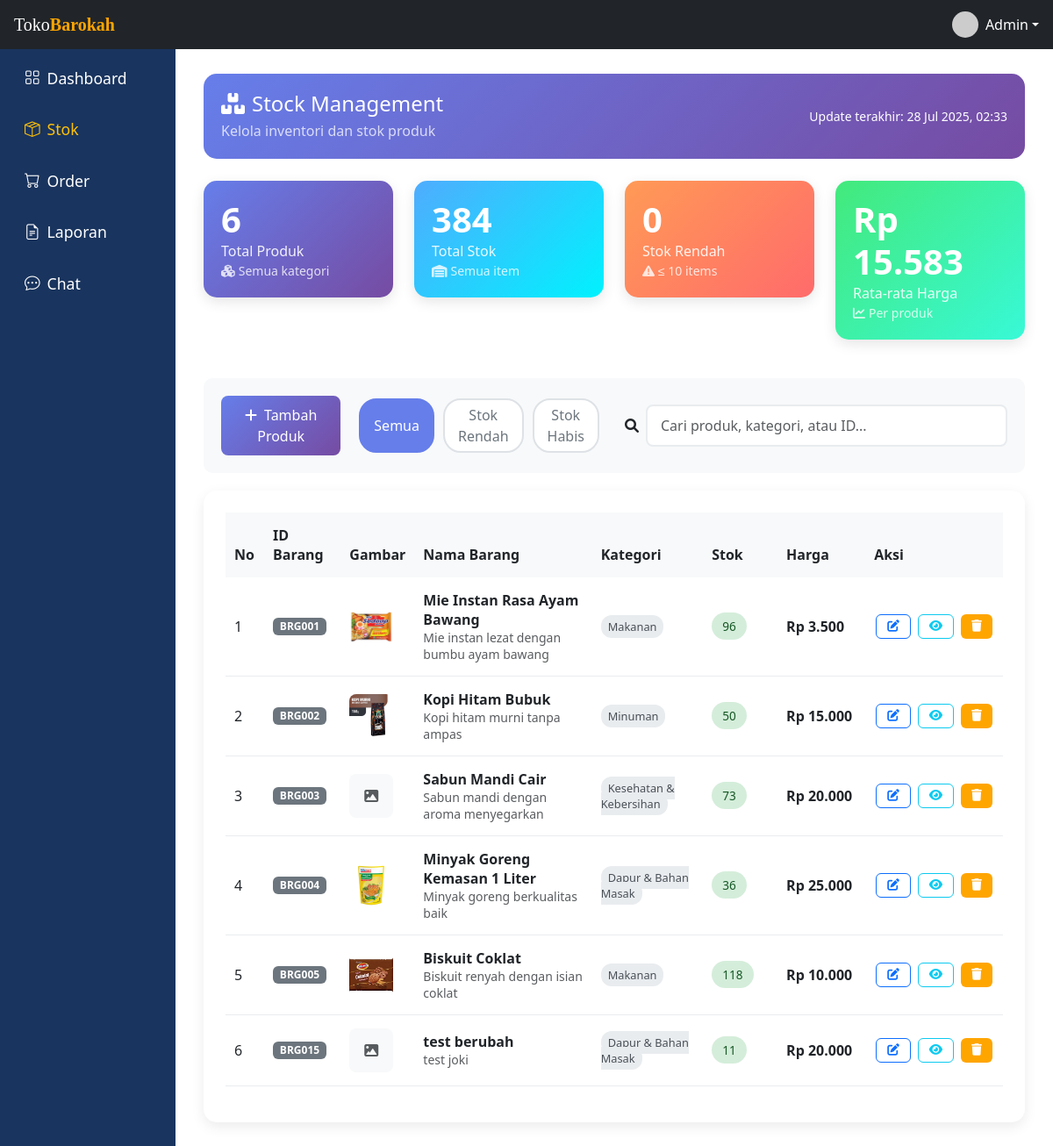
/views/admin/stok.php (signed in), run on an earlier commit of the app's database.
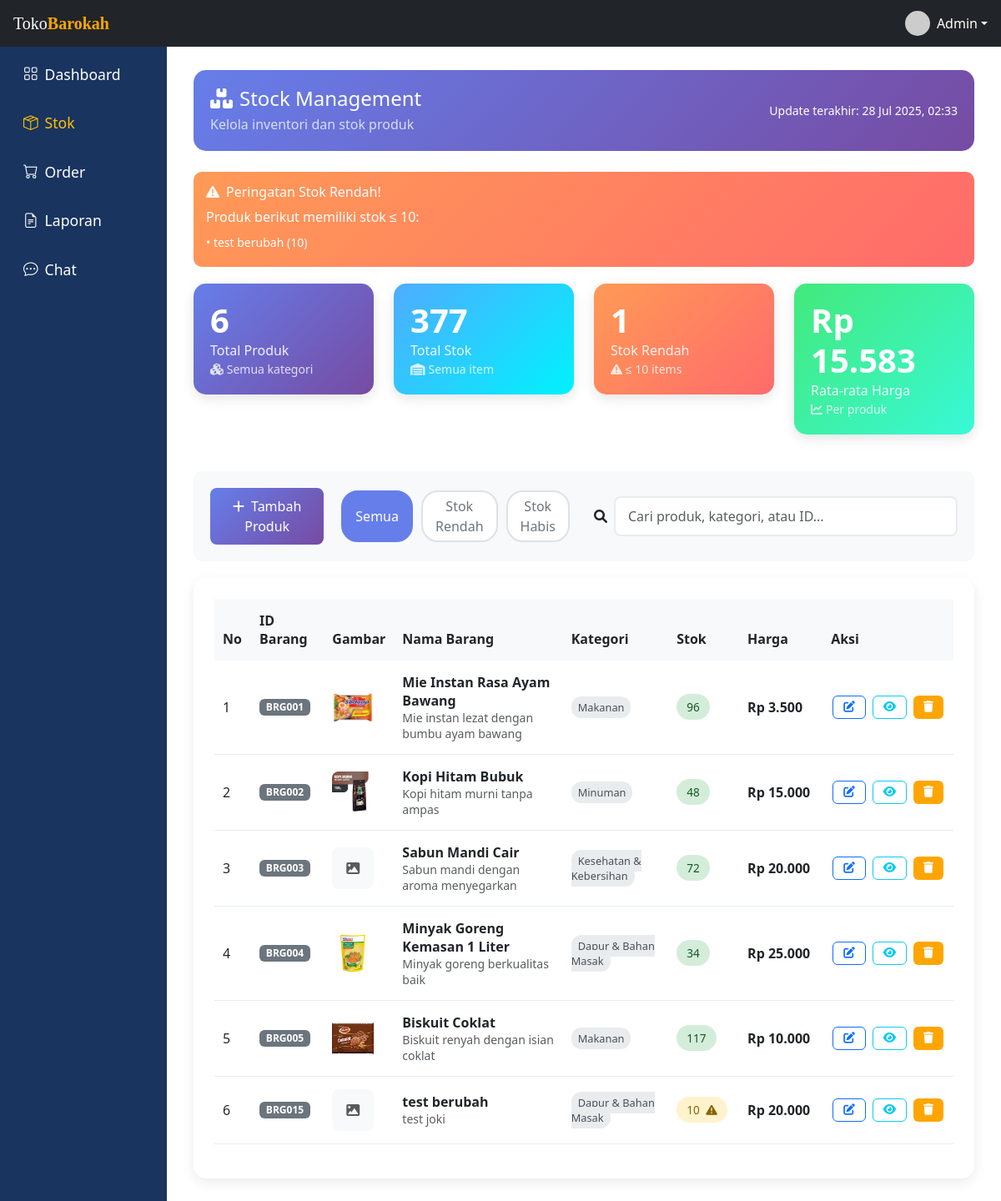
And on a later commit of the database.
### tables this page shows
CREATE TABLE `produk` (
  `id` int(11) NOT NULL,
  `nama` varchar(255) NOT NULL,
  `deskripsi` text DEFAULT NULL,
  `harga` decimal(10,2) NOT NULL,
  `gambar` varchar(255) DEFAULT NULL,
  `stok` int(11) NOT NULL DEFAULT 0,
  `kategori` varchar(100) DEFAULT NULL,
  `last_stock_update` timestamp NOT NULL DEFAULT current_timestamp() ON UPDATE current_timestamp()
);

### views/admin/stok.php (the view, shortened to what the changed rows need)
<?php
require_once '../../includes/auth_check.php';
try {
    $sql = "SELECT * FROM produk ORDER BY id ASC";
    $stmt = $pdo->query($sql);
    $produk = $stmt->fetchAll(PDO::FETCH_ASSOC);
    $stats_sql = "SELECT
        COUNT(*) as total_produk,
        SUM(stok) as total_stok,
        AVG(harga) as rata_harga,
        COUNT(CASE WHEN stok <= 10 THEN 1 END) as stok_rendah,
        COUNT(CASE WHEN stok = 0 THEN 1 END) as stok_habis
        FROM produk";
    $stats_stmt = $pdo->query($stats_sql);
    $stats = $stats_stmt->fetch(PDO::FETCH_ASSOC);
    $low_stock_sql = "SELECT nama, stok FROM produk WHERE stok <= 10 ORDER BY stok ASC";
    $low_stock_stmt = $pdo->query($low_stock_sql);
    $low_stock_products = $low_stock_stmt->fetchAll(PDO::FETCH_ASSOC);
} catch (PDOException $e) {
    die("Query gagal: " . $e->getMessage());
}
?>
<!DOCTYPE html>
<html lang="id">
<head>
    <link href="https://cdn.jsdelivr.net/npm/bootstrap@5.3.0/dist/css/bootstrap.min.css" rel="stylesheet" />
    <link href="https://cdn.jsdelivr.net/npm/bootstrap-icons@1.10.5/font/bootstrap-icons.css" rel="stylesheet" />
    <link rel="stylesheet" href="https://cdnjs.cloudflare.com/ajax/libs/font-awesome/6.0.0-beta3/css/all.min.css">
    <link rel="stylesheet" href="../../assets/css/admin.css">
</head>
<body>
    <div class="d-flex">
        <div class="col-md-10">
            <div class="main-content">
                <?php if (!empty($low_stock_products)): ?>
                <div class="alert-stock">
                    <h6><i class="fas fa-exclamation-triangle me-2"></i>Peringatan Stok Rendah!</h6>
                    <p class="mb-2">Produk berikut memiliki stok ≤ 10:</p>
                    <div class="row">
                        <?php foreach ($low_stock_products as $product): ?>
                        <div class="col-md-4 mb-1">
                            <small>• <?php echo htmlspecialchars($product['nama']); ?> (<?php echo $product['stok']; ?>)</small>
                        </div>
                        <?php endforeach; ?>
                    </div>
                </div>
                <?php endif; ?>
                <div class="row mb-4">
                    <div class="col-md-3">
                        <div class="stats-card success">
                            <h3><?php echo number_format($stats['total_stok']); ?></h3>
                            <p>Total Stok</p>
                            <small><i class="fas fa-warehouse me-1"></i>Semua item</small>
                        </div>
                    </div>
                    <div class="col-md-3">
                        <div class="stats-card warning">
                            <h3><?php echo $stats['stok_rendah']; ?></h3>
                            <p>Stok Rendah</p>
                            <small><i class="fas fa-exclamation-triangle me-1"></i>≤ 10 items</small>
                        </div>
                    </div>
                </div>
                <div class="table-container">
                    <div class="table-responsive">
                        <table class="table table-hover align-middle" id="productTable">
                            <thead>
                                <tr>
                                    <th width="5%">No</th>
                                    <th width="10%">ID Barang</th>
                                    <th width="8%">Gambar</th>
                                    <th width="25%">Nama Barang</th>
                                    <th width="15%">Kategori</th>
                                    <th width="10%">Stok</th>
                                    <th width="12%">Harga</th>
                                    <th width="15%">Aksi</th>
                                </tr>
                            </thead>
                            <tbody>
                                <?php $no = 1; foreach ($produk as $row): ?>
                                    <tr data-stock="<?= $row['stok'] ?>" data-category="<?= strtolower($row['kategori']) ?>">
                                        <td><?= $no++ ?></td>
                                        <td>
                                            <span class="badge bg-secondary">BRG<?= str_pad($row['id'], 3, '0', STR_PAD_LEFT) ?></span>
                                        </td>
                                        <td>
                                            <?php if ($row['gambar'] && file_exists('../../assets/images/' . $row['gambar'])): ?>
                                                <img src="../../assets/images/<?= $row['gambar'] ?>" alt="<?= htmlspecialchars($row['nama']) ?>" class="product-image">
                                            <?php else: ?>
                                                <div class="product-image bg-light d-flex align-items-center justify-content-center">
                                                    <i class="fas fa-image text-muted"></i>
                                                </div>
                                            <?php endif; ?>
                                        </td>
                                        <td>
                                            <div class="fw-semibold"><?= htmlspecialchars($row['nama']) ?></div>
                                            <?php if ($row['deskripsi']): ?>
                                                <small class="text-muted"><?= htmlspecialchars(substr($row['deskripsi'], 0, 50)) . (strlen($row['deskripsi']) > 50 ? '...' : '') ?></small>
                                            <?php endif; ?>
                                        </td>
                                        <td>
                                            <span class="category-badge"><?= htmlspecialchars($row['kategori']) ?></span>
                                        </td>
                                        <td>
                                            <span class="stock-badge <?php
                                                if ($row['stok'] == 0) echo 'stock-empty';
                                                elseif ($row['stok'] <= 5) echo 'stock-low';
                                                elseif ($row['stok'] <= 10) echo 'stock-medium';
                                                else echo 'stock-high';
                                            ?>">
                                                <?= $row['stok'] ?>
                                                <?php if ($row['stok'] == 0): ?>
                                                    <i class="fas fa-exclamation-circle ms-1"></i>
                                                <?php elseif ($row['stok'] <= 10): ?>
                                                    <i class="fas fa-exclamation-triangle ms-1"></i>
                                                <?php endif; ?>
                                            </span>
                                        </td>
                                        <td>
                                            <div class="fw-semibold">Rp <?= number_format($row['harga'], 0, ',', '.') ?></div>
                                        </td>
                                        <td>
                                            <div class="d-flex gap-1">
                                                <button class="btn btn-sm btn-outline-primary action-btn btn-edit"
                                                    data-id="<?= $row['id'] ?>"
                                                    data-nama="<?= htmlspecialchars($row['nama']) ?>"
                                                    data-kategori="<?= htmlspecialchars($row['kategori']) ?>"
                                                    data-stok="<?= $row['stok'] ?>"
                                                    data-harga="<?= $row['harga'] ?>"
                                                    data-deskripsi="<?= htmlspecialchars($row['deskripsi']) ?>"
                                                    data-bs-toggle="modal"
                                                    data-bs-target="#modalEdit"
                                                    title="Edit Produk">
                                                    <i class="fas fa-edit"></i>
                                                </button>
                                                <button class="btn btn-sm btn-outline-info action-btn btn-view"
                                                    data-id="<?= $row['id'] ?>"
                                                    title="Lihat Detail">
                                                    <i class="fas fa-eye"></i>
                                                </button>
                                                <button class="btn btn-sm btn-outline-danger action-btn btn-hapus"
                                                    data-id="<?= $row['id'] ?>"
                                                    data-nama="<?= htmlspecialchars($row['nama']) ?>"
                                                    title="Hapus Produk">
                                                    <i class="fas fa-trash"></i>
                                                </button>
                                            </div>
                                        </td>
                                    </tr>
                                <?php endforeach; ?>
                            </tbody>
                        </table>
                    </div>
                </div>
            </div>
        </div>
    </div>
</body>
</html>

What changed in the data, as far as the page shows it:
now on one of the page's lists (row edited): produk: nama "test berubah", stok "10"
changed produk "test berubah": stok "11" → "10"
changed produk "Kopi Hitam Bubuk": stok "50" → "48"
changed produk "Sabun Mandi Cair": stok "73" → "72"
changed produk "Minyak Goreng Kemasan 1 Liter": stok "36" → "34"
changed produk "Biskuit Coklat": stok "118" → "117"
Also different on the page:
$stats['total_stok']: "384" → "377"
$stats['stok_rendah']: "0" → "1"
text now shown: "Peringatan Stok Rendah! Produk berikut memiliki stok ≤ 10:"
